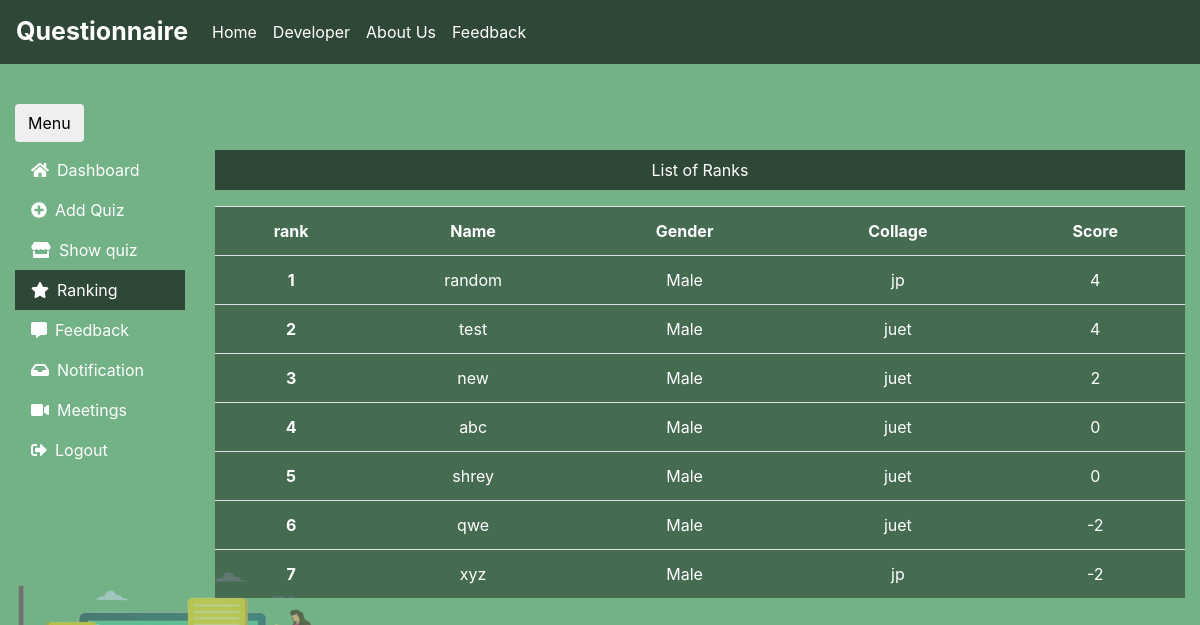
The app's page /admin/rank.php (signed in) with its own data.
### tables this page shows
CREATE TABLE `user` (
  `name` varchar(50) NOT NULL,
  `gender` varchar(6) NOT NULL,
  `collage` varchar(50) NOT NULL,
  `email` varchar(80) NOT NULL,
  `mob` bigint(20) NOT NULL,
  `password` varchar(50) NOT NULL
);

CREATE TABLE `ranks` (
  `email` varchar(100) NOT NULL,
  `rank` int(50) NOT NULL
);

### admin/rank.php (the view, shortened to what this page needs)
<?php
include('../dbcon.php');
include('includes/header.php');
echo' <div class="col-sm-9 col-md-10 text-center" id="gob">
    <p class="p-2 text-white " style="background-color: rgba(0, 0, 0, 0.6);">List of Ranks</p>';
echo '<table class="table"  style="color:white; background-color: rgba(0, 0, 0, 0.4);">
    <tbody>
    <tr>
    <th>rank</th>
    <th>Name</th>
    <th>Gender</th>
    <th>Collage</th>
    <th>Score</th>
    ';
$sq=mysqli_query($conn,"select * from ranks order by rank desc");
$c=1;
while($row=mysqli_fetch_array($sq))
{
    $rank=$row['rank'];
    $email=$row['email'];
    $sql=mysqli_query($conn,"select * from user where email='$email'");
    while($row=mysqli_fetch_array($sql))
    {
        $name=$row['name'];
        $gender=$row['gender'];
        $collage=$row['collage'];
        echo '<tr>
        <th>'.$c++.'</th>
        <td>'.$name.'</td>
        <td>'.$gender.'</td>
        <td>'.$collage.'</td>
        <td>'.$rank.'</td>
        </tr>';
    }
}
echo '<tbody>
</table>
 ';
?>
<?php
include('includes/footer.php')
?>

### css/design.css (style rules this page uses)
body { background-color: #73B287; background-repeat: no-repeat; background-attachment: fixed; background-size: 100% 100%; }

### admin/includes/header.php (style rules this page uses)
@media only screen and (min-width: 1080px) { body { background-image: url("../image/web.jpg"); } }

### records on screen
ranks: rank "4"
user: name "random", gender "Male", collage "jp"
ranks: rank "4"
user: name "test", gender "Male", collage "juet"
ranks: rank "2"
user: name "new", gender "Male", collage "juet"
ranks: rank "0"
user: name "abc", gender "Male", collage "juet"
ranks: rank "0"
user: name "shrey", gender "Male", collage "juet"
ranks: rank "-2"
user: name "qwe", gender "Male", collage "juet"
ranks: rank "-2"
user: name "xyz", gender "Male", collage "jp"
